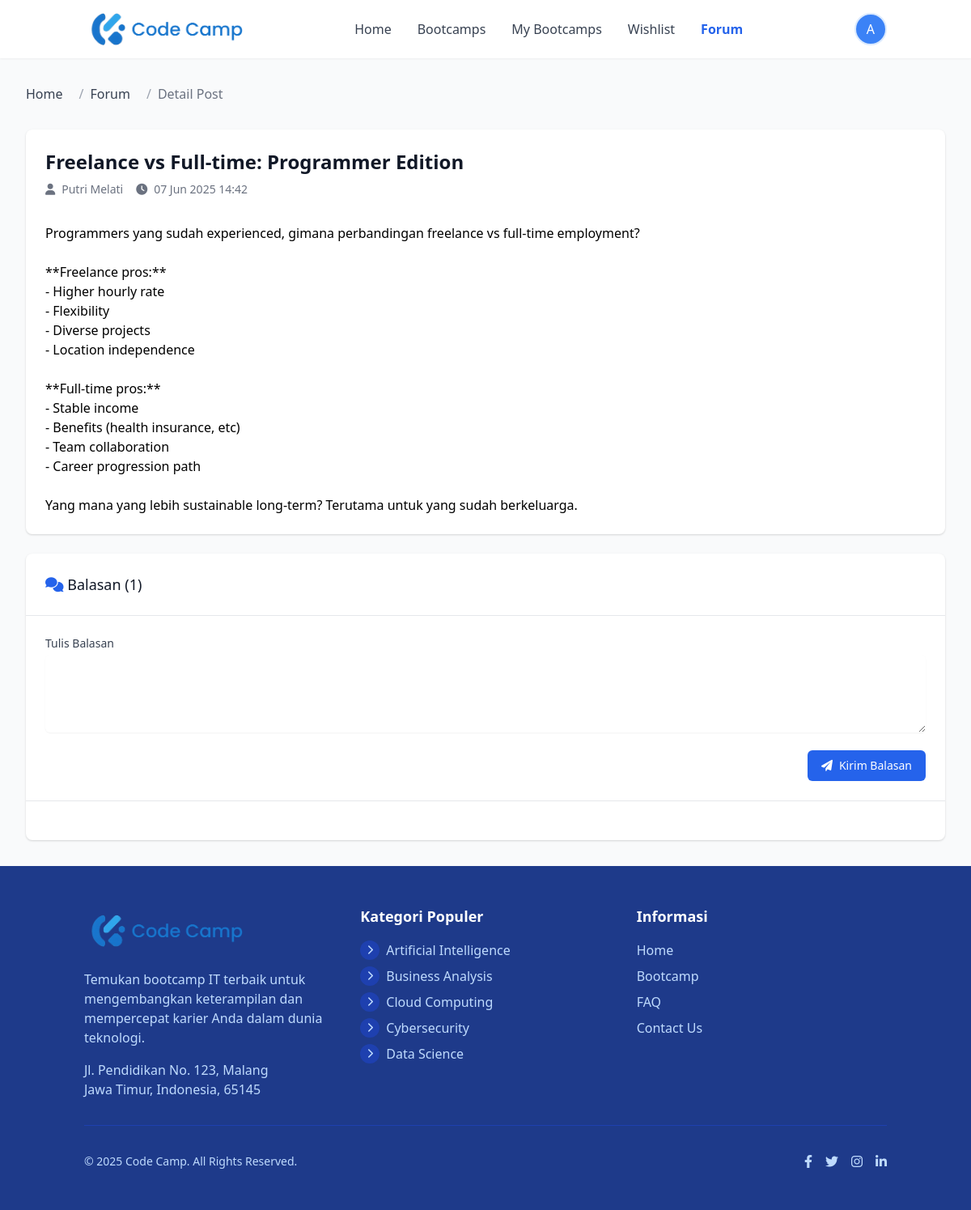
The page /index.php?action=forum_detail&id=12 (signed in) on the database its author committed.
### tables this page shows
CREATE TABLE IF NOT EXISTS forum_posts (
    id INT AUTO_INCREMENT PRIMARY KEY,
    user_id INT NOT NULL,
    title VARCHAR(255) NOT NULL,
    slug VARCHAR(255) NOT NULL UNIQUE,  
    content TEXT NOT NULL,
    category VARCHAR(100) DEFAULT 'general',  
    status ENUM('published', 'draft', 'archived') DEFAULT 'published',  
    is_pinned TINYINT(1) DEFAULT 0,  
    is_locked TINYINT(1) DEFAULT 0,  
    view_count INT DEFAULT 0,  
    reply_count INT DEFAULT 0,  
    last_reply_at DATETIME DEFAULT NULL,  
    last_reply_by INT DEFAULT NULL,  
    created_at DATETIME NOT NULL DEFAULT CURRENT_TIMESTAMP,  
    updated_at DATETIME DEFAULT CURRENT_TIMESTAMP ON UPDATE CURRENT_TIMESTAMP,  
    is_deleted TINYINT(1) DEFAULT 0,  
    
     
     
    
     
    INDEX idx_forum_posts_user (user_id),
    INDEX idx_forum_posts_slug (slug),
    INDEX idx_forum_posts_category (category),
    INDEX idx_forum_posts_status (status),
    INDEX idx_forum_posts_created (created_at),
    INDEX idx_forum_posts_deleted (is_deleted)
);

CREATE TABLE IF NOT EXISTS users (
    id INT AUTO_INCREMENT PRIMARY KEY,
    name VARCHAR(100) NOT NULL,
    alamat_email VARCHAR(100) NOT NULL UNIQUE,  
    password VARCHAR(255) NOT NULL,
    no_telepon VARCHAR(20) DEFAULT NULL,  
    status ENUM('active', 'inactive', 'suspended') DEFAULT 'active',  
    email_verified TINYINT(1) DEFAULT 0,  
    created_at DATETIME NOT NULL DEFAULT CURRENT_TIMESTAMP,  
    updated_at DATETIME DEFAULT CURRENT_TIMESTAMP ON UPDATE CURRENT_TIMESTAMP,  
    
     
    INDEX idx_users_email (alamat_email),
    INDEX idx_users_status (status),
    INDEX idx_users_created (created_at)
);

CREATE TABLE IF NOT EXISTS categories (
    id INT AUTO_INCREMENT PRIMARY KEY,
    name VARCHAR(100) NOT NULL UNIQUE,  
    slug VARCHAR(100) NOT NULL UNIQUE,  
    icon VARCHAR(255) DEFAULT NULL,  
    description TEXT DEFAULT NULL,  
    status ENUM('active', 'inactive') DEFAULT 'active',  
    sort_order INT DEFAULT 0,  
    created_at DATETIME NOT NULL DEFAULT CURRENT_TIMESTAMP,  
    updated_at DATETIME DEFAULT CURRENT_TIMESTAMP ON UPDATE CURRENT_TIMESTAMP,  
    
     
    INDEX idx_categories_slug (slug),
    INDEX idx_categories_status (status),
    INDEX idx_categories_sort (sort_order)
);

### controllers/ForumController.php (called while the page is built, shortened)
<?php
require_once 'config/database.php';
require_once 'models/ForumPost.php';
require_once 'models/ForumReply.php';
class ForumController {
    private $forumPost;
    private $forumReply;
    public function __construct() {
        $database = new Database();
        $this->db = $database->getConnection();
        $this->forumPost = new ForumPost($this->db);
        $this->forumReply = new ForumReply($this->db);
    }
    public function detail() {
        $post_id = $_GET['id'];
        $this->forumPost->id = $post_id;
        $post = $this->forumPost->readOne();
        $stmt = $this->forumReply->getByPostId($post_id);
        $replies = $stmt->fetchAll(PDO::FETCH_ASSOC);
        include_once 'views/forum/detail.php';
    }
}

### config/database.php (called while the page is built, shortened)
<?php
class Database {
    private $host;
    private $database_name;
    private $username;
    private $password;
    private $charset;
    public function __construct() {
        $this->host = $_ENV['DB_HOST'] ?? 'localhost';
        $this->database_name = $_ENV['DB_NAME'] ?? 'code_camp';
        $this->username = $_ENV['DB_USER'] ?? 'root';
        $this->password = $_ENV['DB_PASS'] ?? 'rahasia';
        $this->charset = 'utf8mb4';
    }
    public function getConnection() {
        $this->conn = null;
        try {
            $dsn = "mysql:host=" . $this->host . ";dbname=" . $this->database_name . ";charset=" . $this->charset;
            $options = [
                PDO::ATTR_ERRMODE => PDO::ERRMODE_EXCEPTION,
                PDO::ATTR_DEFAULT_FETCH_MODE => PDO::FETCH_ASSOC,
                PDO::ATTR_EMULATE_PREPARES => false,
                PDO::MYSQL_ATTR_INIT_COMMAND => "SET NAMES " . $this->charset . " COLLATE utf8mb4_unicode_ci"
            ];
            $this->conn = new PDO($dsn, $this->username, $this->password, $options);
            $this->conn->exec("SET time_zone = '+07:00'");
        } catch(PDOException $exception) {
            error_log("Database connection error: " . $exception->getMessage());
            if ($_ENV['APP_ENV'] === 'production') {
                throw new Exception("Database connection failed");
            } else {
                throw new Exception("Database connection error: " . $exception->getMessage());
            }
        }
        return $this->conn;
    }
}
?>

### models/ForumPost.php (called while the page is built, shortened)
<?php
class ForumPost {
    private $conn;
    private $table_name = "forum_posts";
    public $id;
    public function __construct($db) {
        $this->conn = $db;
    }
    public function readOne() {
        $query = "SELECT
                    fp.id, fp.user_id, fp.title, fp.content, fp.created_at, fp.updated_at,
                    u.name as user_name,
                    u.alamat_email as user_email
                  FROM " . $this->table_name . " fp
                  LEFT JOIN users u ON fp.user_id = u.id
                  WHERE fp.id = :id AND fp.is_deleted = 0
                  LIMIT 0,1";
        $stmt = $this->conn->prepare($query);
        $stmt->bindParam(':id', $this->id);
        $stmt->execute();
        $row = $stmt->fetch(PDO::FETCH_ASSOC);
        if($row) {
            return $row;
        }
        return false;
    }
}

### models/ForumReply.php (called while the page is built, shortened)
<?php
class ForumReply {
    private $conn;
    private $table_name = "forum_replies";
    public function __construct($db) {
        $this->conn = $db;
    }
    public function getByPostId($post_id) {
        $query = "SELECT
                    fr.id, fr.post_id, fr.user_id, fr.content, fr.created_at, fr.updated_at,
                    u.name as user_name,
                    u.alamat_email as user_email
                  FROM " . $this->table_name . " fr
                  LEFT JOIN users u ON fr.user_id = u.id
                  WHERE fr.post_id = :post_id AND fr.is_deleted = 0
                  ORDER BY fr.created_at ASC";
        $stmt = $this->conn->prepare($query);
        $stmt->bindParam(':post_id', $post_id);
        $stmt->execute();
        return $stmt;
    }
}

### models/Category.php (called while the page is built, shortened)
<?php
require_once 'config/database.php';
class Category {
    private $conn;
    private $table_name = "categories";
    public function __construct($db) {
        $this->conn = $db;
    }
    public function readAll() {
        $query = "SELECT * FROM " . $this->table_name . " ORDER BY name ASC";
        $stmt = $this->conn->prepare($query);
        $stmt->execute();
        return $stmt;
    }
}
?>

### views/forum/detail.php (the view, shortened to what this page needs)
<?php
include_once 'views/includes/header.php';
?>
<div class="max-w-7xl mx-auto px-4 sm:px-6 lg:px-8 py-8">
    <nav class="flex mb-8" aria-label="Breadcrumb">
        <ol class="inline-flex items-center space-x-1 md:space-x-3">
            <li class="inline-flex items-center">
                <a href="index.php" class="text-gray-700 hover:text-blue-600">Home</a>
            </li>
            <li>
                <div class="flex items-center">
                    <span class="mx-2 text-gray-400">/</span>
                    <a href="index.php?action=forum" class="text-gray-700 hover:text-blue-600">Forum</a>
                </div>
            </li>
            <li>
                <div class="flex items-center">
                    <span class="mx-2 text-gray-400">/</span>
                    <span class="text-gray-500">Detail Post</span>
                </div>
            </li>
        </ol>
    </nav>
    <div class="bg-white shadow rounded-lg mb-6">
        <div class="p-6">
            <div class="flex justify-between items-start">
                <div>
                    <h1 class="text-2xl font-bold text-gray-900 mb-2">
                        <?php echo htmlspecialchars($post['title']); ?>
                    </h1>
                    <div class="flex items-center text-sm text-gray-500 mb-4">
                        <span class="flex items-center">
                            <i class="fas fa-user mr-2"></i>
                            <?php echo htmlspecialchars($post['user_name']); ?>
                        </span>
                        <span class="flex items-center ml-4">
                            <i class="fas fa-clock mr-2"></i>
                            <?php echo date('d M Y H:i', strtotime($post['created_at'])); ?>
                        </span>
                    </div>
                </div>
            </div>
            <div class="prose max-w-none mt-4">
                <?php echo nl2br(htmlspecialchars($post['content'])); ?>
            </div>
        </div>
    </div>
    <div class="bg-white shadow rounded-lg">
        <div class="p-6 border-b border-gray-200">
            <h3 class="text-lg font-medium text-gray-900">
                <i class="fas fa-comments text-blue-600"></i> Balasan (<?php echo count($replies); ?>)
            </h3>
        </div>
        <?php if (isset($_SESSION['user_id'])): ?>
            <div class="p-6 border-b border-gray-200">
                <form method="POST" action="index.php?action=forum_reply&post_id=<?php echo $post['id']; ?>">
                    <div class="mb-4">
                        <label for="content" class="block text-sm font-medium text-gray-700 mb-1">
                            Tulis Balasan
                        </label>
                        <textarea name="content" id="content" rows="4"
                                  class="w-full rounded-md border-gray-300 shadow-sm focus:border-blue-500 focus:ring-blue-500"
                                  required></textarea>
                    </div>
                    <div class="flex justify-end">
                        <button type="submit"
                                class="inline-flex items-center px-4 py-2 border border-transparent text-sm font-medium rounded-md text-white bg-blue-600 hover:bg-blue-700">
                            <i class="fas fa-paper-plane mr-2"></i> Kirim Balasan
                        </button>
                    </div>
                </form>
            </div>
        <?php endif; ?>
        <div class="divide-y divide-gray-200">
            <?php foreach ($replies as $reply): ?>
                <div class="p-6" id="reply-<?php echo $reply['id']; ?>">
                </div>
            <?php endforeach; ?>
        </div>
    </div>
</div>
<?php include_once 'views/includes/footer.php'; ?>

### views/includes/footer.php (shortened to what this page needs)
<?php
if (!isset($categories)) {
    require_once (isset($base_url) ? $base_url : '') . 'config/database.php';
    require_once (isset($base_url) ? $base_url : '') . 'models/Category.php';
    $database = new Database();
    $db = $database->getConnection();
    $category = new Category($db);
    $categoryStmt = $category->readAll();
    $categories = $categoryStmt->fetchAll(PDO::FETCH_ASSOC);
}
?>
    <footer class="bg-blue-900 text-white">
        <div class="container mx-auto px-4 py-12">
            <div class="grid grid-cols-1 md:grid-cols-3 gap-8">
                <div>
                    <div class="flex items-center mb-4">
                        <img src="<?php echo isset($base_url) ? $base_url : ''; ?>assets/images/logo.png" alt="Logo" class="h-16 hidden md:block">
                    </div>
                    <p class="text-blue-200 mb-4">Temukan bootcamp IT terbaik untuk mengembangkan keterampilan dan mempercepat karier Anda dalam dunia teknologi.</p>
                    <p class="text-blue-200">Jl. Pendidikan No. 123, Malang<br>Jawa Timur, Indonesia, 65145</p>
                </div>
                <div>
                    <h3 class="text-lg font-bold mb-4">Kategori Populer</h3>
                    <ul class="space-y-2">
                        <?php foreach (array_slice($categories, 0, 5) as $category): ?>
                            <li class="flex items-center">
                                <div class="w-6 h-6 mr-2 bg-blue-800 rounded-full flex items-center justify-center">
                                    <?php
                                    $icon_path = null;
                                    if ($icon_path): ?>
                                        <img src="<?php echo $icon_path; ?>" alt="<?php echo htmlspecialchars($category['name']); ?>" class="w-4 h-4 object-contain filter brightness-0 invert">
                                    <?php else: ?>
                                        <i class="fas fa-chevron-right text-blue-200 text-xs"></i>
                                    <?php endif; ?>
                                </div>
                                <a href="<?php echo isset($base_url) ? $base_url : ''; ?>index.php?action=bootcamp_category&id=<?php echo $category['id']; ?>" class="text-blue-200 hover:text-white transition-colors">
                                    <?php echo htmlspecialchars($category['name']); ?>
                                </a>
                            </li>
                        <?php endforeach; ?>
                    </ul>
                </div>
                <div>
                    <h3 class="text-lg font-bold mb-4">Informasi</h3>
                    <ul class="space-y-2">
                        <li><a href="<?php echo isset($base_url) ? $base_url : ''; ?>index.php" class="text-blue-200 hover:text-white">Home</a></li>
                        <li><a href="<?php echo isset($base_url) ? $base_url : ''; ?>index.php?action=bootcamps" class="text-blue-200 hover:text-white">Bootcamp</a></li>
                        <li><a href="#" class="text-blue-200 hover:text-white">FAQ</a></li>
                        <li><a href="#" class="text-blue-200 hover:text-white">Contact Us</a></li>
                    </ul>
                </div>
            </div>
            <div class="border-t border-blue-800 mt-8 pt-8 flex flex-col md:flex-row justify-between items-center">
                <p class="text-blue-200 text-sm">&copy; 2025 Code Camp. All Rights Reserved.</p>
                <div class="flex space-x-4 mt-4 md:mt-0">
                    <a href="#" class="text-blue-200 hover:text-white">
                        <i class="fab fa-facebook-f"></i>
                    </a>
                    <a href="#" class="text-blue-200 hover:text-white">
                        <i class="fab fa-twitter"></i>
                    </a>
                    <a href="#" class="text-blue-200 hover:text-white">
                        <i class="fab fa-instagram"></i>
                    </a>
                    <a href="#" class="text-blue-200 hover:text-white">
                        <i class="fab fa-linkedin-in"></i>
                    </a>
                </div>
            </div>
        </div>
    </footer>
</body>
</html>

### assets/css/custom.css (style rules this page uses)
body { font-family: 'Inter', sans-serif; }

### rows shown on the page
forum_posts: title "Freelance vs Full-time: Programmer Edition", user.name "Putri Melati", created_at "07 Jun 2025 14:42", content "Programmers yang sudah experienced, gimana perbandingan freelance vs full-time employment? **Freelance pros:** - Higher hourly rate - Flexibility - Diverse projects - Location independence **Full-time pros:** - Stable income - Benefits (health insurance, etc) - Team collaboration - Career progression path Yang mana yang lebih sustainable long-term? Terutama untuk yang sudah berkeluarga."
categories: name "Artificial Intelligence"
categories: name "Business Analysis"
categories: name "Cloud Computing"
categories: name "Cybersecurity"
categories: name "Data Science"

### other values the page prints
substr($user_name, 0, 1) "A"
count($replies) "1"
